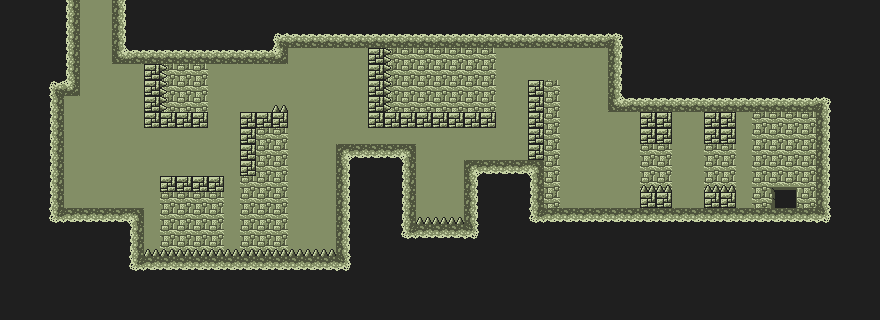

Below is a game level as drawn by its tile map, then a one-line description and the .tmx that defines it (tile-layer data replaced by summaries):
An orthogonal 55x20 tile map with 16x16 px tiles, 2 tile layers (Background, Cave) and 34 objects (24x GROUND, 6x ATTACK, 2x 2, 1, 3).

<map version="1.2" tiledversion="1.2.5" orientation="orthogonal" renderorder="right-down" width="55" height="20" tilewidth="16" tileheight="16" infinite="0" nextlayerid="7" nextobjectid="56">
 <tileset firstgid="1" name="Dungeon" tilewidth="16" tileheight="16" tilecount="45" columns="9">
  <image source="dungeontileset.png" width="150" height="80" />
 </tileset>
 <objectgroup id="6" name="CheckPoints">
  <properties>
   <property name="size" value="4" />
  </properties>
  <object id="35" type="1" x="96" y="16">
   <point />
  </object>
  <object id="36" type="2" x="352" y="128">
   <point />
  </object>
  <object id="38" type="2" x="592" y="192">
   <point />
  </object>
  <object id="45" type="3" x="784" y="192">
   <point />
  </object>
 </objectgroup>
 <objectgroup id="5" name="Colliders">
  <object id="4" type="GROUND" x="64" y="208" width="80" height="112" />
  <object id="5" type="GROUND" x="0" y="96" width="64" height="224" />
  <object id="6" type="GROUND" x="0" y="0" width="80" height="96" />
  <object id="7" type="GROUND" x="112" y="0" width="176" height="64" />
  <object id="8" type="GROUND" x="288" y="0" width="320" height="48" />
  <object id="9" type="GROUND" x="336" y="144" width="80" height="176" />
  <object id="12" type="GROUND" x="416" y="224" width="48" height="96" />
  <object id="13" type="GROUND" x="144" y="256" width="192" height="64" />
  <object id="17" type="GROUND" x="464" y="160" width="64" height="160" />
  <object id="18" type="GROUND" x="528" y="80" width="16" height="240" />
  <object id="19" type="GROUND" x="544" y="208" width="272" height="112" />
  <object id="20" type="GROUND" x="608" y="0" width="208" height="112" />
  <object id="21" type="GROUND" x="816" y="0" width="64" height="320" />
  <object id="24" type="GROUND" x="144" y="64" width="16" height="64" />
  <object id="25" type="GROUND" x="160" y="112" width="48" height="16" />
  <object id="26" type="GROUND" x="160" y="176" width="64" height="16" />
  <object id="27" type="GROUND" x="240" y="112" width="16" height="64" />
  <object id="28" type="GROUND" x="256" y="112" width="32" height="16" />
  <object id="29" type="GROUND" x="368" y="48" width="16" height="80" />
  <object id="30" type="GROUND" x="384" y="112" width="112" height="16" />
  <object id="31" type="GROUND" x="640" y="112" width="32" height="32" />
  <object id="32" type="GROUND" x="640" y="192" width="32" height="16" />
  <object id="33" type="GROUND" x="704" y="112" width="32" height="32" />
  <object id="34" type="GROUND" x="704" y="192" width="32" height="16" />
  <object id="47" type="ATTACK" x="144" y="240" width="192" height="16" />
  <object id="49" type="ATTACK" x="272" y="105" width="16" height="7" />
  <object id="50" type="ATTACK" x="416" y="208" width="48" height="16" />
  <object id="52" type="ATTACK" x="640" y="185" width="32" height="7" />
  <object id="54" type="ATTACK" x="704" y="185" width="32" height="7" />
  <object id="55" type="ATTACK" x="384" y="48" width="7" height="64" />
 </objectgroup>
 <layer id="3" name="Background" width="55" height="20">
  <properties>
   <property name="toDraw" value="true" />
  </properties>
  <data>[1100 cells, 1100 non-empty, 8 distinct tile ids]</data>
 </layer>
 <layer id="4" name="Cave" width="55" height="20">
  <properties>
   <property name="toDraw" value="true" />
  </properties>
  <data>[1100 cells, 759 non-empty, 16 distinct tile ids]</data>
 </layer>
</map>
